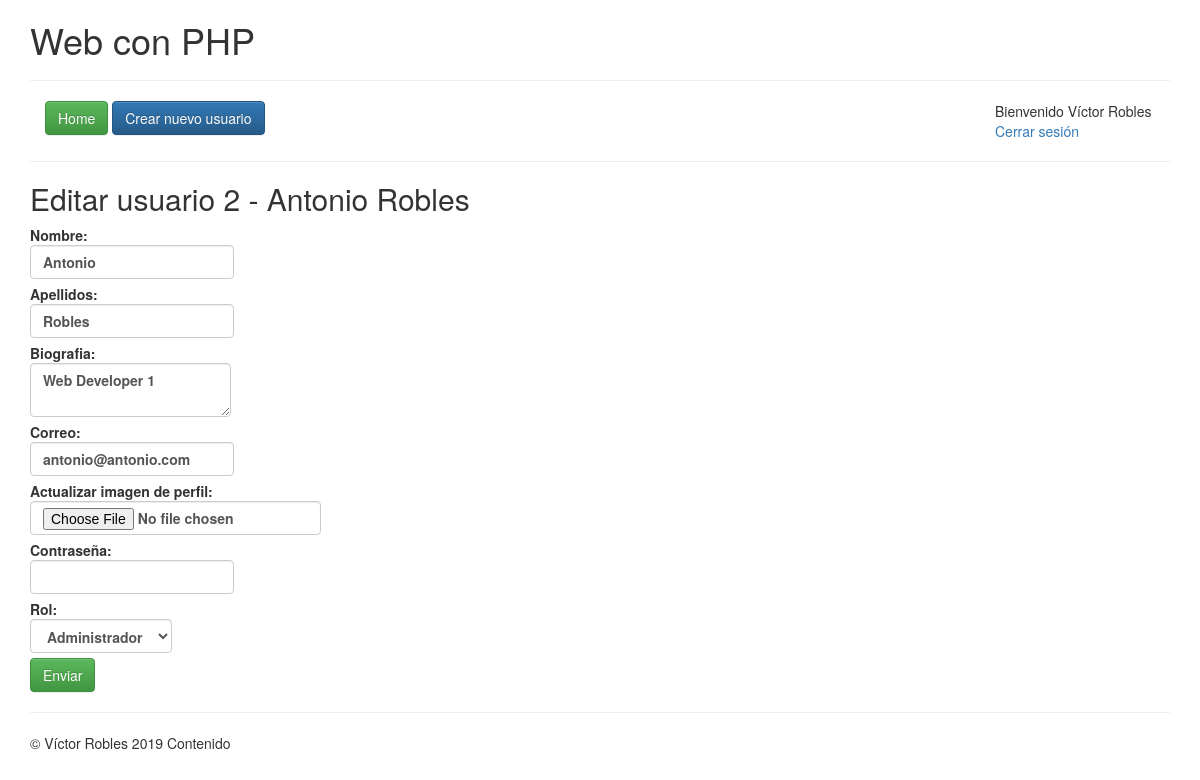
/app/editar.php?id=2 (signed in), run on the app's committed database.
### tables this page shows
CREATE TABLE `users` (
  `user_id` int(255) NOT NULL,
  `name` varchar(50) DEFAULT NULL,
  `surname` varchar(255) DEFAULT NULL,
  `bio` text,
  `email` varchar(255) DEFAULT NULL,
  `password` varchar(255) DEFAULT NULL,
  `role` varchar(20) DEFAULT NULL,
  `image` varchar(255) DEFAULT NULL
);

### app/editar.php (the view, shortened to what this page needs)
<?php require_once 'includes/header.php'; ?>
<?php
function setValueField($data, $field, $textarea = false){
	if(isset($data) && count($data)>=1){
		if($textarea != false){
			echo $data[$field];
		}else{
			echo "value='{$data[$field]}'";
		}
	}
}
$id = $_GET["id"];
$user_query = mysqli_query($db, "SELECT * FROM users WHERE user_id = {$id}");
$user = mysqli_fetch_assoc($user_query);
?>
<h2>Editar usuario <?php echo $user["user_id"]." - ".$user["name"]." ".$user["surname"]; ?></h2>
<form action="" method="POST" enctype="multipart/form-data">
	<label for="name">Nombre:
		<input type="text" name="name" class="form-control" <?php setValueField($user, "name"); ?>/>
	</label>
	<br/>
	<label for="surname">
		Apellidos:
		<input type="text" name="surname" class="form-control" <?php setValueField($user, "surname"); ?>/>
	</label>
	<br/>
	<label for="bio">
		Biografia:
		<textarea name="bio" class="form-control"><?php setValueField($user, "bio", true); ?></textarea>
	</label>
	<br/>
	<label for="email">
		Correo:
		<input type="email" name="email" class="form-control" <?php setValueField($user, "email"); ?>/>
	</label>
	<br/>
	<label for="image">
		Actualizar imagen de perfil:
		<input type="file" name="image" class="form-control" />
	</label>
	<br/>
	<label for="password">
		Contraseña:
		<input type="password" name="password" class="form-control" />
	</label>
	<br/>
	<label for="role">
		Rol:
		<select name="role" class="form-control">
			<option value="1" <?php if($user["role"] == 1){ echo "selected='selected'"; } ?>>Administrador</option>
		</select>
	</label>
	<br/>
	<input type="submit" value="Enviar" name="submit" class="btn btn-success" />
</form>
<?php require_once 'includes/footer.php'; ?>

### data on the page
users: user_id "2", name "Antonio", surname "Robles", bio "Web Developer 1", email "antonio@antonio.com", role "Administrador"

### other printed values
$_SESSION["logged"]["name"] "Víctor"
$_SESSION["logged"]["surname"] "Robles"
$variable "Contenido"
